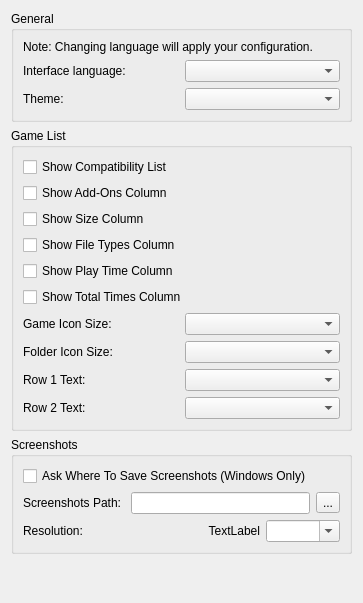
<?xml version="1.0" encoding="UTF-8"?>
<ui version="4.0">
 <class>ConfigureUi</class>
 <widget class="QWidget" name="ConfigureUi">
  <property name="geometry">
   <rect>
    <x>0</x>
    <y>0</y>
    <width>363</width>
    <height>603</height>
   </rect>
  </property>
  <property name="windowTitle">
   <string>Form</string>
  </property>
  <property name="accessibleName">
   <string>UI</string>
  </property>
  <layout class="QVBoxLayout" name="verticalLayout">
   <item>
    <widget class="QGroupBox" name="general_groupBox">
     <property name="title">
      <string>General</string>
     </property>
     <layout class="QHBoxLayout" name="horizontalLayout">
      <item>
       <layout class="QVBoxLayout" name="verticalLayout_2">
        <item>
         <widget class="QLabel" name="label_change_language_info">
          <property name="text">
           <string>Note: Changing language will apply your configuration.</string>
          </property>
          <property name="wordWrap">
           <bool>true</bool>
          </property>
         </widget>
        </item>
        <item>
         <layout class="QHBoxLayout" name="horizontalLayout_2">
          <item>
           <widget class="QLabel" name="language_label">
            <property name="text">
             <string>Interface language:</string>
            </property>
           </widget>
          </item>
          <item>
           <widget class="QComboBox" name="language_combobox"/>
          </item>
         </layout>
        </item>
        <item>
         <layout class="QHBoxLayout" name="horizontalLayout_3">
          <item>
           <widget class="QLabel" name="theme_label">
            <property name="text">
             <string>Theme:</string>
            </property>
           </widget>
          </item>
          <item>
           <widget class="QComboBox" name="theme_combobox"/>
          </item>
         </layout>
        </item>
       </layout>
      </item>
     </layout>
    </widget>
   </item>
   <item>
    <widget class="QGroupBox" name="GameListGroupBox">
     <property name="title">
      <string>Game List</string>
     </property>
     <layout class="QHBoxLayout" name="GameListHorizontalLayout">
      <item>
       <layout class="QVBoxLayout" name="GeneralVerticalLayout">
        <item>
         <widget class="QCheckBox" name="show_compat">
          <property name="text">
           <string>Show Compatibility List</string>
          </property>
         </widget>
        </item>
        <item>
         <widget class="QCheckBox" name="show_add_ons">
          <property name="text">
           <string>Show Add-Ons Column</string>
          </property>
         </widget>
        </item>
        <item>
         <widget class="QCheckBox" name="show_size">
          <property name="text">
           <string>Show Size Column</string>
          </property>
         </widget>
        </item>
        <item>
         <widget class="QCheckBox" name="show_types">
          <property name="text">
           <string>Show File Types Column</string>
          </property>
         </widget>
        </item>
        <item>
         <widget class="QCheckBox" name="show_play_time">
          <property name="text">
           <string>Show Play Time Column</string>
          </property>
         </widget>
        </item>
        <item>
         <widget class="QCheckBox" name="show_total_times">
          <property name="text">
           <string>Show Total Times Column</string>
          </property>
         </widget>
        </item>
        <item>
         <layout class="QHBoxLayout" name="game_icon_size_qhbox_layout_2">
          <item>
           <widget class="QLabel" name="game_icon_size_label">
            <property name="text">
             <string>Game Icon Size:</string>
            </property>
           </widget>
          </item>
          <item>
           <widget class="QComboBox" name="game_icon_size_combobox"/>
          </item>
         </layout>
        </item>
        <item>
         <layout class="QHBoxLayout" name="folder_icon_size_qhbox_layout_2">
          <item>
           <widget class="QLabel" name="folder_icon_size_label">
            <property name="text">
             <string>Folder Icon Size:</string>
            </property>
           </widget>
          </item>
          <item>
           <widget class="QComboBox" name="folder_icon_size_combobox"/>
          </item>
         </layout>
        </item>
        <item>
         <layout class="QHBoxLayout" name="row_1_qhbox_layout">
          <item>
           <widget class="QLabel" name="row_1_label">
            <property name="text">
             <string>Row 1 Text:</string>
            </property>
           </widget>
          </item>
          <item>
           <widget class="QComboBox" name="row_1_text_combobox"/>
          </item>
         </layout>
        </item>
        <item>
         <layout class="QHBoxLayout" name="row_2_qhbox_layout">
          <item>
           <widget class="QLabel" name="row_2_label">
            <property name="text">
             <string>Row 2 Text:</string>
            </property>
           </widget>
          </item>
          <item>
           <widget class="QComboBox" name="row_2_text_combobox"/>
          </item>
         </layout>
        </item>
       </layout>
      </item>
     </layout>
    </widget>
   </item>
   <item>
    <widget class="QGroupBox" name="screenshots_GroupBox">
     <property name="title">
      <string>Screenshots</string>
     </property>
     <layout class="QVBoxLayout" name="verticalLayout_4">
      <item>
       <layout class="QVBoxLayout" name="verticalLayout_3">
        <item>
         <widget class="QCheckBox" name="enable_screenshot_save_as">
          <property name="text">
           <string>Ask Where To Save Screenshots (Windows Only)</string>
          </property>
         </widget>
        </item>
        <item>
         <layout class="QHBoxLayout" name="horizontalLayout_4">
          <item>
           <widget class="QLabel" name="label">
            <property name="text">
             <string>Screenshots Path: </string>
            </property>
           </widget>
          </item>
          <item>
           <widget class="QLineEdit" name="screenshot_path_edit"/>
          </item>
          <item>
           <widget class="QToolButton" name="screenshot_path_button">
            <property name="text">
             <string>...</string>
            </property>
           </widget>
          </item>
         </layout>
        </item>
        <item>
         <layout class="QGridLayout" name="gridLayout">
          <property name="spacing">
           <number>6</number>
          </property>
          <item row="0" column="1">
           <layout class="QHBoxLayout" name="horizontalLayout_5">
            <item>
             <widget class="QLabel" name="screenshot_width">
              <property name="text">
               <string>TextLabel</string>
              </property>
              <property name="alignment">
               <set>Qt::AlignRight|Qt::AlignTrailing|Qt::AlignVCenter</set>
              </property>
             </widget>
            </item>
            <item>
             <widget class="QComboBox" name="screenshot_height">
              <property name="editable">
               <bool>true</bool>
              </property>
             </widget>
            </item>
           </layout>
          </item>
          <item row="0" column="0">
           <widget class="QLabel" name="label_3">
            <property name="text">
             <string>Resolution:</string>
            </property>
           </widget>
          </item>
         </layout>
        </item>
       </layout>
      </item>
     </layout>
    </widget>
   </item>
   <item>
    <spacer name="verticalSpacer">
     <property name="orientation">
      <enum>Qt::Vertical</enum>
     </property>
     <property name="sizeHint" stdset="0">
      <size>
       <width>20</width>
       <height>40</height>
      </size>
     </property>
    </spacer>
   </item>
  </layout>
 </widget>
 <resources/>
 <connections/>
</ui>
